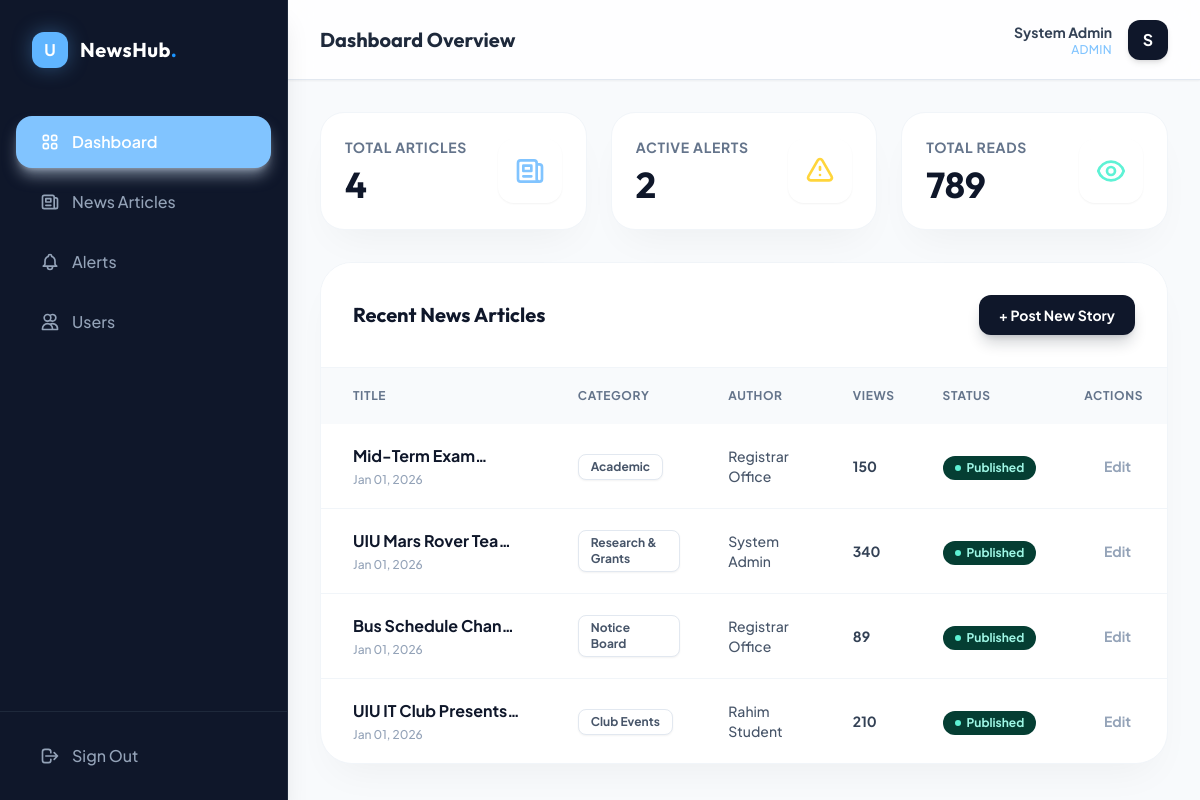
/dashboard.php (signed in), run on the app's committed database.
### tables this page shows
CREATE TABLE `users` (
  `user_id` INT(11) NOT NULL AUTO_INCREMENT,
  `full_name` VARCHAR(100) NOT NULL,
  `email` VARCHAR(150) NOT NULL UNIQUE,
  `password` VARCHAR(255) NOT NULL,  
  `role` ENUM('admin', 'moderator', 'student') DEFAULT 'student',
  `status` ENUM('active', 'banned') DEFAULT 'active',
  `created_at` TIMESTAMP DEFAULT CURRENT_TIMESTAMP,
  PRIMARY KEY (`user_id`)
);

CREATE TABLE `news` (
  `news_id` INT(11) NOT NULL AUTO_INCREMENT,
  `title` VARCHAR(255) NOT NULL,
  `content` TEXT NOT NULL,
  `category_id` INT(11) NOT NULL,
  `image_url` VARCHAR(255) DEFAULT NULL,  
  `is_urgent` TINYINT(1) DEFAULT 0,  
  `status` ENUM('draft', 'published', 'archived') DEFAULT 'published',
  `views` INT(11) DEFAULT 0,
  `author_id` INT(11) NOT NULL,
  `created_at` TIMESTAMP DEFAULT CURRENT_TIMESTAMP,
  `updated_at` TIMESTAMP DEFAULT CURRENT_TIMESTAMP ON UPDATE CURRENT_TIMESTAMP,
  PRIMARY KEY (`news_id`),
  FOREIGN KEY (`category_id`) REFERENCES `categories`(`category_id`) ON DELETE CASCADE,
  FOREIGN KEY (`author_id`) REFERENCES `users`(`user_id`) ON DELETE CASCADE
);

CREATE TABLE `categories` (
  `category_id` INT(11) NOT NULL AUTO_INCREMENT,
  `name` VARCHAR(50) NOT NULL UNIQUE,
  `slug` VARCHAR(50) NOT NULL UNIQUE,  
  `color_class` VARCHAR(50) DEFAULT 'bg-gray-500',  
  PRIMARY KEY (`category_id`)
);

### dashboard.php (the view, shortened to what this page needs)
<?php
require_once 'includes/db_connect.php';
$user = $_SESSION;
try {
    $stats = [];
    $stats['total_news'] = $pdo->query("SELECT COUNT(*) FROM news")->fetchColumn();
    $stats['active_alerts'] = $pdo->query("SELECT COUNT(*) FROM alerts WHERE is_active=1")->fetchColumn();
    $stats['total_views'] = $pdo->query("SELECT SUM(views) FROM news")->fetchColumn();
    $stmt = $pdo->query("
        SELECT n.*, c.name as category_name, u.full_name as author_name
        FROM news n
        JOIN categories c ON n.category_id = c.category_id
        JOIN users u ON n.author_id = u.user_id
        ORDER BY n.created_at DESC LIMIT 5
    ");
    $recentNews = $stmt->fetchAll();
} catch (PDOException $e) {}
?>
<!DOCTYPE html>
<html lang="en">
<head>
    <script src="https://cdn.tailwindcss.com"></script>
</head>
<body class="bg-slate-50 text-slate-800">
    <div class="flex h-screen overflow-hidden">
        <aside class="w-72 bg-slate-900 text-white hidden md:flex flex-col border-r border-slate-800 shadow-xl z-20">
            <div class="p-8 flex items-center gap-3">
                <div class="w-9 h-9 rounded-xl bg-cool_sky-500 flex items-center justify-center font-bold text-white shadow-glow">U</div>
                <span class="font-heading font-bold text-xl tracking-wide">NewsHub<span class="text-cool_sky-400">.</span></span>
            </div>
            <nav class="flex-1 px-4 space-y-2 mt-4">
                <a href="dashboard.php" class="flex items-center gap-3 px-6 py-3.5 bg-cool_sky-600 rounded-2xl text-white font-semibold shadow-lg shadow-cool_sky-900/50">
                    Dashboard
                </a>
                <a href="#" class="flex items-center gap-3 px-6 py-3.5 text-slate-400 hover:bg-white/5 hover:text-white rounded-2xl transition-all font-medium">
                    <svg class="w-5 h-5" fill="none" viewBox="0 0 24 24" stroke="currentColor"><path stroke-linecap="round" stroke-linejoin="round" stroke-width="2" d="M19 20H5a2 2 0 01-2-2V6a2 2 0 012-2h10a2 2 0 012 2v1m2 13a2 2 0 01-2-2V7m2 13a2 2 0 002-2V9a2 2 0 00-2-2h-2m-4-3H9M7 16h6M7 8h6v4H7V8z" /></svg>
                    News Articles
                </a>
                <a href="#" class="flex items-center gap-3 px-6 py-3.5 text-slate-400 hover:bg-white/5 hover:text-white rounded-2xl transition-all font-medium">
                    Alerts
                </a>
                 <?php if($user['role'] === 'admin'): ?>
                <a href="#" class="flex items-center gap-3 px-6 py-3.5 text-slate-400 hover:bg-white/5 hover:text-white rounded-2xl transition-all font-medium">
                    <svg class="w-5 h-5" fill="none" viewBox="0 0 24 24" stroke="currentColor"><path stroke-linecap="round" stroke-linejoin="round" stroke-width="2" d="M12 4.354a4 4 0 110 5.292M15 21H3v-1a6 6 0 0112 0v1zm0 0h6v-1a6 6 0 00-9-5.197M13 7a4 4 0 11-8 0 4 4 0 018 0z" /></svg>
                    Users
                </a>
                <?php endif; ?>
            </nav>
            <div class="p-6 border-t border-slate-800">
                <a href="logout.php" class="flex items-center gap-3 text-slate-400 hover:text-white transition-colors px-4 py-2 hover:bg-white/5 rounded-xl">
                    <svg class="w-5 h-5" fill="none" viewBox="0 0 24 24" stroke="currentColor"><path stroke-linecap="round" stroke-linejoin="round" stroke-width="2" d="M17 16l4-4m0 0l-4-4m4 4H7m6 4v1a3 3 0 01-3 3H6a3 3 0 01-3-3V7a3 3 0 013-3h4a3 3 0 013 3v1" /></svg>
                    <span class="font-medium">Sign Out</span>
                </a>
            </div>
        </aside>
        <main class="flex-1 overflow-y-auto bg-slate-50">
            <header class="h-20 bg-white/80 backdrop-blur-md sticky top-0 z-10 border-b border-slate-200 flex justify-between items-center px-8 shadow-sm">
                <h2 class="font-heading text-xl font-bold text-slate-800">Dashboard Overview</h2>
                <div class="flex items-center gap-4">
                    <div class="text-right hidden sm:block">
                        <span class="block text-sm font-bold text-slate-700"><?php echo htmlspecialchars($user['full_name']); ?></span>
                        <span class="block text-xs font-medium text-cool_sky-600 uppercase tracking-wide"><?php echo htmlspecialchars($user['role']); ?></span>
                    </div>
                    <div class="w-10 h-10 rounded-xl bg-slate-900 text-white flex items-center justify-center font-bold shadow-md">
                        <?php echo substr($user['full_name'], 0, 1); ?>
                    </div>
                </div>
            </header>
            <div class="p-8 max-w-7xl mx-auto">
                <div class="grid grid-cols-1 md:grid-cols-3 gap-6 mb-8">
                    <div class="bg-white p-6 rounded-[1.5rem] shadow-soft border border-slate-100 flex items-center justify-between group hover:-translate-y-1 transition-transform">
                        <div>
                            <p class="text-slate-500 text-sm font-bold uppercase tracking-wider mb-2">Total Articles</p>
                            <h3 class="font-heading text-4xl font-bold text-slate-900"><?php echo $stats['total_news']; ?></h3>
                        </div>
                        <div class="w-16 h-16 rounded-2xl bg-cool_sky-50 text-cool_sky-600 flex items-center justify-center group-hover:bg-cool_sky-600 group-hover:text-white transition-colors shadow-sm">
                            <svg class="w-8 h-8" fill="none" viewBox="0 0 24 24" stroke="currentColor"><path stroke-linecap="round" stroke-linejoin="round" stroke-width="2" d="M19 20H5a2 2 0 01-2-2V6a2 2 0 012-2h10a2 2 0 012 2v1m2 13a2 2 0 01-2-2V7m2 13a2 2 0 002-2V9a2 2 0 00-2-2h-2m-4-3H9M7 16h6M7 8h6v4H7V8z" /></svg>
                        </div>
                    </div>
                    <div class="bg-white p-6 rounded-[1.5rem] shadow-soft border border-slate-100 flex items-center justify-between group hover:-translate-y-1 transition-transform">
                        <div>
                            <p class="text-slate-500 text-sm font-bold uppercase tracking-wider mb-2">Active Alerts</p>
                            <h3 class="font-heading text-4xl font-bold text-slate-900"><?php echo $stats['active_alerts']; ?></h3>
                        </div>
                        <div class="w-16 h-16 rounded-2xl bg-jasmine-50 text-jasmine-400 flex items-center justify-center group-hover:bg-jasmine-400 group-hover:text-amber-900 transition-colors shadow-sm">
                            <svg class="w-8 h-8" fill="none" viewBox="0 0 24 24" stroke="currentColor"><path stroke-linecap="round" stroke-linejoin="round" stroke-width="2" d="M12 9v2m0 4h.01m-6.938 4h13.856c1.54 0 2.502-1.667 1.732-3L13.732 4c-.77-1.333-2.694-1.333-3.464 0L3.34 16c-.77 1.333.192 3 1.732 3z" /></svg>
                        </div>
                    </div>
                    <div class="bg-white p-6 rounded-[1.5rem] shadow-soft border border-slate-100 flex items-center justify-between group hover:-translate-y-1 transition-transform">
                        <div>
                            <p class="text-slate-500 text-sm font-bold uppercase tracking-wider mb-2">Total Reads</p>
                            <h3 class="font-heading text-4xl font-bold text-slate-900"><?php echo number_format($stats['total_views']); ?></h3>
                        </div>
                        <div class="w-16 h-16 rounded-2xl bg-aquamarine-50 text-aquamarine-500 flex items-center justify-center group-hover:bg-aquamarine-500 group-hover:text-white transition-colors shadow-sm">
                        </div>
                    </div>
                </div>
                <div class="bg-white rounded-[2rem] shadow-soft border border-slate-100 overflow-hidden">
                    <div class="p-8 border-b border-slate-100 flex justify-between items-center bg-white">
                        <h3 class="font-heading font-bold text-xl text-slate-900">Recent News Articles</h3>
                        <a href="#" class="px-5 py-2.5 bg-slate-900 text-white text-sm font-bold rounded-xl hover:bg-cool_sky-500 transition-colors shadow-lg shadow-slate-900/20">+ Post New Story</a>
                    </div>
                    <div class="overflow-x-auto">
                        <table class="w-full text-left">
                            <thead class="bg-slate-50 text-slate-500 text-xs font-bold uppercase tracking-wider">
                                <tr>
                                    <th class="px-8 py-5">Title</th>
                                    <th class="px-6 py-5">Category</th>
                                    <th class="px-6 py-5">Author</th>
                                    <th class="px-6 py-5">Views</th>
                                    <th class="px-6 py-5">Status</th>
                                    <th class="px-6 py-5 text-right">Actions</th>
                                </tr>
                            </thead>
                            <tbody class="divide-y divide-slate-100">
                                <?php foreach($recentNews as $item): ?>
                                <tr class="hover:bg-slate-50/80 transition-colors">
                                    <td class="px-8 py-5">
                                        <div class="font-bold text-slate-900 line-clamp-1 max-w-xs"><?php echo htmlspecialchars($item['title']); ?></div>
                                        <div class="text-xs text-slate-400 mt-1 font-medium"><?php echo date('M d, Y', strtotime($item['created_at'])); ?></div>
                                    </td>
                                    <td class="px-6 py-5">
                                        <span class="inline-block px-3 py-1 rounded-lg text-xs font-bold bg-white border border-slate-200 text-slate-600 shadow-sm">
                                            <?php echo htmlspecialchars($item['category_name']); ?>
                                        </span>
                                    </td>
                                    <td class="px-6 py-5 text-sm font-medium text-slate-600"><?php echo htmlspecialchars($item['author_name']); ?></td>
                                    <td class="px-6 py-5 text-sm font-bold text-slate-700"><?php echo $item['views']; ?></td>
                                    <td class="px-6 py-5">
                                        <?php if($item['status'] == 'published'): ?>
                                            <span class="inline-flex items-center gap-1.5 px-3 py-1 rounded-full text-xs font-bold bg-aquamarine-100 text-aquamarine-700">
                                                <span class="w-1.5 h-1.5 rounded-full bg-aquamarine-500"></span>
                                                Published
                                            </span>
                                        <?php endif; ?>
                                    </td>
                                    <td class="px-6 py-5 text-right">
                                        <button class="text-slate-400 hover:text-cool_sky-600 font-bold text-sm transition-colors px-3 py-1 hover:bg-cool_sky-50 rounded-lg">Edit</button>
                                    </td>
                                </tr>
                                <?php endforeach; ?>
                            </tbody>
                        </table>
                    </div>
                </div>
            </div>
        </main>
    </div>
</body>
</html>

### data on the page
users: full_name "System Admin", full_name "S"
news: title "Mid-Term…", created_at "Jan 01, 2026", category.name "Academic", author.full_name "Registrar Office", views "150", status "published" (drawn)
news: title "UIU Mars Rover…", created_at "Jan 01, 2026", category.name "Research & Grants", author.full_name "System Admin", views "340", status "published" (drawn)
news: title "Bus Schedule…", created_at "Jan 01, 2026", category.name "Notice Board", author.full_name "Registrar Office", views "89", status "published" (drawn)
news: title "UIU IT Club…", created_at "Jan 01, 2026", category.name "Club Events", author.full_name "Rahim Student", views "210", status "published" (drawn)

### other printed values
$user['role'] "ADMIN"
$stats['total_news'] "4"
$stats['active_alerts'] "2"
$stats['total_views'] "789"
